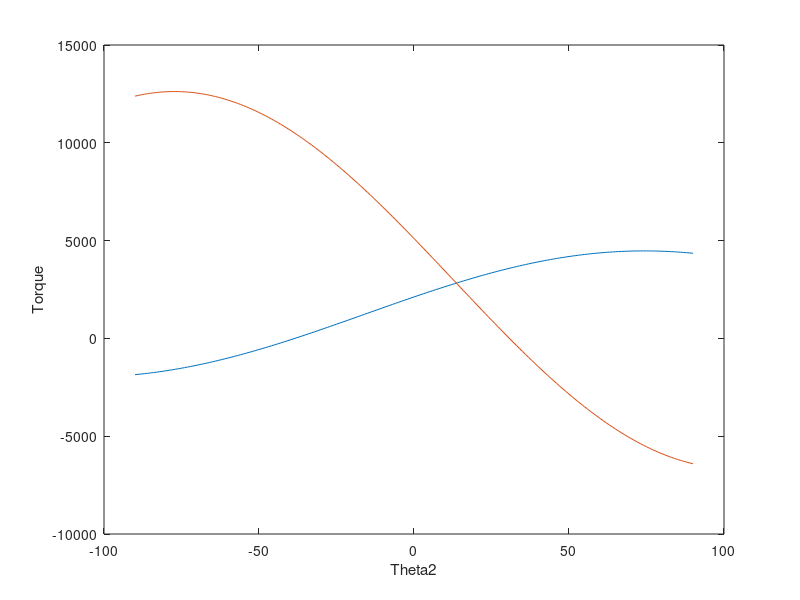

Write MATLAB code to recreate this figure.
clc
clear all
l1=input('enter value for link1: ');
m1=input('enter mass1: ');
v1=input('enter v1: ');
a1=input('enter acc1: ');
g=9.8;
l2=input('enter value for link2: ');
m2=input('enter mass2: ');
a2=input('enter acc2: '); 
v2=input('enter v2: ');
theta1=input('enter theta1: ');
theta2= -90:1:90;
t1=(m1*l1^2 + m2*(l1^2 + 2*l1*l2*cosd(theta2) + l2^2))*a1 + m2*(l1*l2*cosd(theta2) + l2^2)*a2 - m2*l1*l2*sind(theta2)*(2*v1*v2 + v2^2) + (m1 + m2)*l1*9.8*cosd(theta1) + m2*9.8*l2*cosd(theta1+theta2);
t2=m2*(l1*l2*cosd(theta2)+l2^2)*a1+m2*l2^2*a2+m2*l1*l2*v1^2*sind(theta2)+m2*9.8*l2*cosd(theta1+theta2);
plot(theta2,t2);
hold on;
plot(theta2,t1);
xlabel('Theta2');
ylabel('Torque');